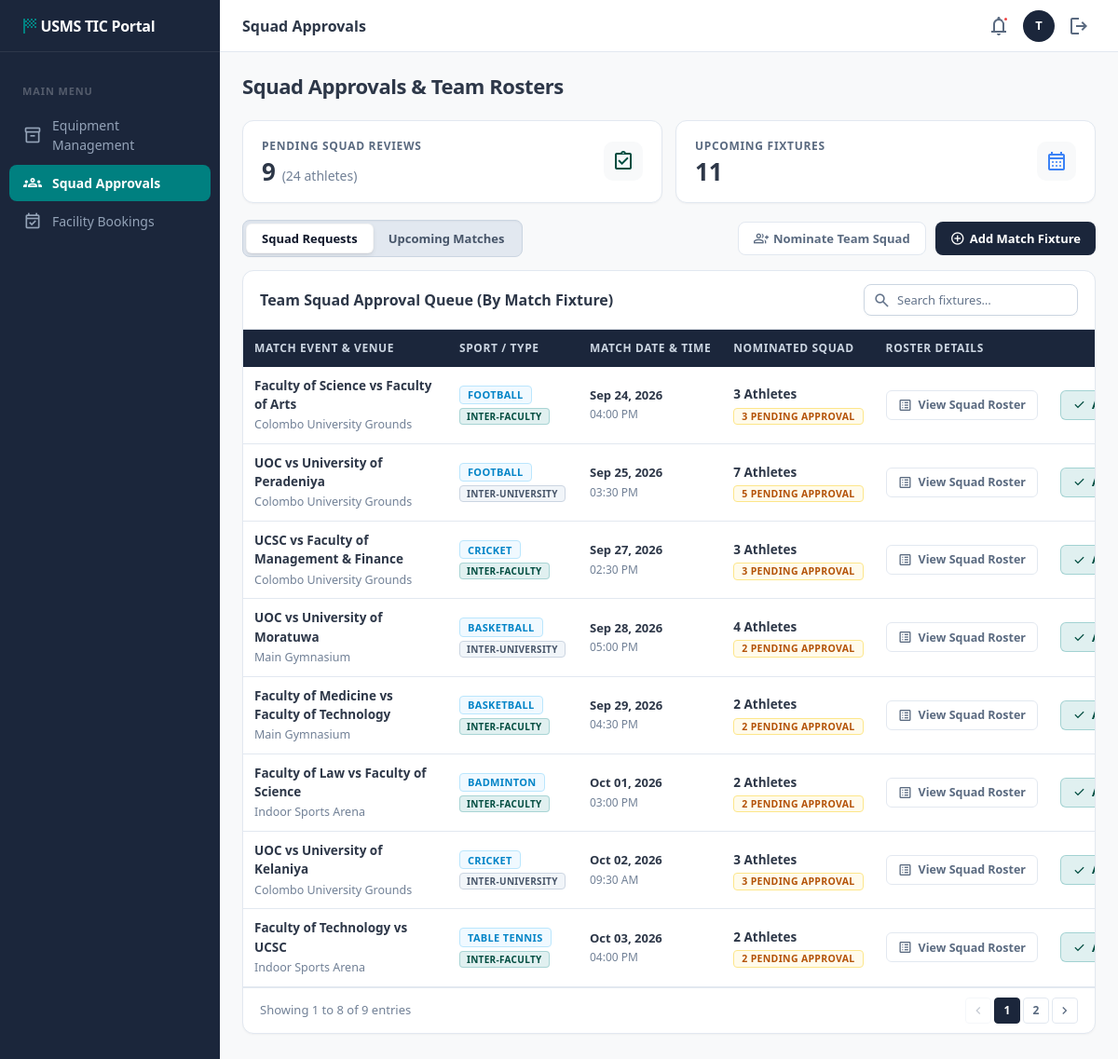
Screenshot of /views/tic_squad_approval.php (signed in) with the database file from the repository.
### tables this page shows
CREATE TABLE `fixtures` (
  `fixture_id` int(11) NOT NULL AUTO_INCREMENT,
  `sport_id` int(11) NOT NULL,
  `facility_id` int(11) NOT NULL,
  `opponent` varchar(255) NOT NULL,
  `fixture_type` enum('Inter-University','Inter-Faculty','Internal') NOT NULL DEFAULT 'Inter-University',
  `home_team` varchar(100) DEFAULT 'University of Colombo',
  `fixture_date` date NOT NULL,
  `fixture_time` time NOT NULL,
  PRIMARY KEY (`fixture_id`),
  KEY `sport_id` (`sport_id`),
  CONSTRAINT `fixtures_ibfk_1` FOREIGN KEY (`sport_id`) REFERENCES `sports` (`sport_id`)
);

CREATE TABLE `facilities` (
  `facility_id` int(11) NOT NULL AUTO_INCREMENT,
  `facility_name` varchar(100) NOT NULL,
  `type` enum('Ground','Hall') NOT NULL,
  `capacity` int(11) NOT NULL,
  `available_time_windows` varchar(255) NOT NULL,
  PRIMARY KEY (`facility_id`)
);

CREATE TABLE `sports` (
  `sport_id` int(11) NOT NULL AUTO_INCREMENT,
  `sport_name` varchar(255) NOT NULL,
  PRIMARY KEY (`sport_id`),
  UNIQUE KEY `sport_name` (`sport_name`)
);

### config/db.php (called while the page is built, shortened)
<?php
class Database {
    private static $host = '127.0.0.1';
    private static $port = '3306';
    private static $db_name = 'USMS';
    private static $username = 'root';
    private static $password = '';
    private static $conn = null;
    public static function connect() {
        if (self::$conn === null) {
            $options = [
                PDO::ATTR_ERRMODE            => PDO::ERRMODE_EXCEPTION,
                PDO::ATTR_DEFAULT_FETCH_MODE => PDO::FETCH_ASSOC,
                PDO::ATTR_EMULATE_PREPARES   => false,
            ];
            try {
                $dsn = 'mysql:host=' . self::$host . ';port=' . self::$port . ';dbname=' . self::$db_name . ';charset=utf8mb4';
                self::$conn = new PDO($dsn, self::$username, self::$password, $options);
                return self::$conn;
            } catch (PDOException $tcpException) {
                $lastError = $tcpException->getMessage();
            }
            die("Database Connection Error: " . $lastError);
        }
        return self::$conn;
    }
}

### models/Squad.php (called while the page is built, shortened)
<?php
require_once __DIR__ . '/../config/db.php';
class Squad {
    private $db;
    public function __construct() {
        $this->db = Database::connect();
    }
    public function getPendingSquadGroups() {
        $sql = "
            SELECT
                f.fixture_id,
                f.opponent,
                f.fixture_type,
                f.home_team,
                f.fixture_date,
                f.fixture_time,
                s.sport_name,
                fac.facility_name,
                COUNT(ms.athlete_id) AS total_players,
                SUM(CASE WHEN ms.tic_approval_status = 'Pending' THEN 1 ELSE 0 END) AS pending_players,
                SUM(CASE WHEN ms.tic_approval_status = 'Approved' THEN 1 ELSE 0 END) AS approved_players
            FROM fixtures f
            JOIN sports s ON f.sport_id = s.sport_id
            JOIN facilities fac ON f.facility_id = fac.facility_id
            JOIN match_squads ms ON f.fixture_id = ms.fixture_id
            GROUP BY f.fixture_id, f.opponent, f.fixture_type, f.home_team, f.fixture_date, f.fixture_time, s.sport_name, fac.facility_name
            HAVING pending_players > 0
            ORDER BY f.fixture_date ASC, f.fixture_time ASC
        ";
        $stmt = $this->db->query($sql);
        return $stmt->fetchAll();
    }
    public function getStats() {
        $totalPending = (int) $this->db->query("SELECT COUNT(*) FROM match_squads WHERE tic_approval_status = 'Pending'")->fetchColumn();
        $totalMatches = (int) $this->db->query("SELECT COUNT(*) FROM fixtures WHERE fixture_date >= CURDATE()")->fetchColumn();
        return [
            'total_pending' => $totalPending,
            'total_matches' => $totalMatches
        ];
    }
}
?>

### views/tic_squad_approval.php (the view, shortened to what this page needs)
<?php
require_once '../models/Squad.php';
$squadModel         = new Squad();
$pendingSquadGroups = $squadModel->getPendingSquadGroups();
$stats              = $squadModel->getStats();
$totalPendingPlayers = $stats['total_pending'];
$totalMatches        = $stats['total_matches'];
?>
<!DOCTYPE html>
<html lang="en">
<head>
    <link rel="stylesheet" href="../assets/css/dashboard.css">
</head>
<body class="dashboard">
<?php include 'partials/tic_sidebar.php'; ?>
<div class="main-wrapper">
    <?php include 'partials/tic_header.php'; ?>
    <div class="page-content">
        <div class="page-title-row">
            <h2 class="page-title">Squad Approvals & Team Rosters</h2>
        </div>
        <div class="grid-2">
            <div class="stat-card">
                <div>
                    <div class="stat-label">Pending Squad Reviews</div>
                    <div class="stat-value"><?= count($pendingSquadGroups) ?> <span style="font-size: 14px; font-weight: 500; color: var(--text-3);">(<?= $totalPendingPlayers ?> athletes)</span></div>
                </div>
                <div class="stat-icon">
                    <span class="material-symbols-outlined">assignment_turned_in</span>
                </div>
            </div>
            <div class="stat-card">
                <div>
                    <div class="stat-label">Upcoming Fixtures</div>
                    <div class="stat-value"><?= $totalMatches ?></div>
                </div>
                <div class="stat-icon" style="color:#3B82F6;">
                    <span class="material-symbols-outlined">calendar_month</span>
                </div>
            </div>
        </div>
        <div class="toolbar">
            <div class="tab-group">
                <button class="tab-btn active" onclick="switchTab(this,'squadTabs','tab-requests')">Squad Requests</button>
                <button class="tab-btn" onclick="switchTab(this,'squadTabs','tab-matches')">Upcoming Matches</button>
            </div>
            <div style="display:flex; gap:10px; flex-wrap:wrap;">
                <button class="btn btn-outline" onclick="openModal('nominateSquadModal')">
                    <span class="material-symbols-outlined" style="font-size:16px">group_add</span> Nominate Team Squad
                </button>
                <button class="btn btn-primary" onclick="openModal('addFixtureModal')">
                    <span class="material-symbols-outlined" style="font-size:16px">add_circle</span> Add Match Fixture
                </button>
            </div>
        </div>
        <div class="tab-content active" id="tab-requests" data-tab-group="squadTabs">
            <div class="table-card">
                <div class="table-toolbar">
                    <span class="table-title">Team Squad Approval Queue (By Match Fixture)</span>
                    <div class="table-filters">
                        <div class="search-box">
                            <input type="text" class="search-input" id="searchSquad" placeholder="Search fixtures…">
                        </div>
                    </div>
                </div>
                <div class="table-scroll">
                    <table class="data-table" id="squadTable">
                        <thead>
                            <tr>
                                <th style="min-width: 220px;">Match Event & Venue</th>
                                <th style="min-width: 140px;">Sport / Type</th>
                                <th style="min-width: 135px;">Match Date & Time</th>
                                <th style="min-width: 155px;">Nominated Squad</th>
                                <th style="min-width: 165px;">Roster Details</th>
                                <th class="text-right" style="min-width: 245px; text-align: right;">Team Actions</th>
                            </tr>
                        </thead>
                        <tbody>
                            <?php if (empty($pendingSquadGroups)): ?>
                                <tr>
                                    <td colspan="6" style="text-align: center; color: var(--text-3); padding: 36px;">
                                        <span class="material-symbols-outlined" style="font-size: 32px; display: block; margin-bottom: 6px; color:#22C55E;">check_circle</span>
                                        No pending team squads requiring approval at this time.
                                    </td>
                                </tr>
                            <?php else: ?>
                                <?php foreach ($pendingSquadGroups as $sq): ?>
                                <tr>
                                    <td>
                                        <span class="cell-main" style="font-size: 13.5px; font-weight: 700;">
                                            <?php if (($sq['fixture_type'] ?? '') === 'Inter-Faculty'): ?>
                                                <?= htmlspecialchars($sq['home_team'] ?? 'Faculty') ?> vs <?= htmlspecialchars($sq['opponent']) ?>
                                            <?php else: ?>
                                                UOC vs <?= htmlspecialchars($sq['opponent']) ?>
                                            <?php endif; ?>
                                        </span>
                                        <span class="cell-sub" style="font-size: 12.5px; margin-top: 3px;"><?= htmlspecialchars($sq['facility_name']) ?></span>
                                    </td>
                                    <td>
                                        <div style="display: flex; flex-direction: column; gap: 4px; align-items: flex-start;">
                                            <span class="badge badge-info" style="font-size: 11px; padding: 2.5px 8px; border-radius: 4px; font-weight: 700;"><?= htmlspecialchars($sq['sport_name']) ?></span>
                                            <span class="badge <?= ($sq['fixture_type'] === 'Inter-Faculty') ? 'badge-ok' : 'badge-subtle' ?>" style="font-size: 10px; padding: 2px 7px; border-radius: 4px; font-weight: 600; text-transform: uppercase;">
                                                <?= htmlspecialchars($sq['fixture_type']) ?>
                                            </span>
                                        </div>
                                    </td>
                                    <td>
                                        <span class="cell-main" style="font-size: 13px; font-weight: 600;"><?= date('M d, Y', strtotime($sq['fixture_date'])) ?></span>
                                        <span class="cell-sub" style="font-size: 12px; margin-top: 2px;"><?= date('h:i A', strtotime($sq['fixture_time'])) ?></span>
                                    </td>
                                    <td>
                                        <div style="display: flex; flex-direction: column; gap: 4px; align-items: flex-start;">
                                            <span style="font-weight: 700; font-size: 13.5px; color: var(--text);"><?= $sq['total_players'] ?> Athletes</span>
                                            <span class="badge badge-warn" style="font-size: 10.5px; padding: 2px 8px; border-radius: 4px; font-weight: 700;">
                                                <?= $sq['pending_players'] ?> Pending Approval
                                            </span>
                                        </div>
                                    </td>
                                    <td>
                                        <button type="button" class="btn btn-outline btn-sm" onclick="showRosterModal(<?= $sq['fixture_id'] ?>, '<?= htmlspecialchars(addslashes($sq['opponent'])) ?>', '<?= htmlspecialchars(addslashes($sq['sport_name'])) ?>')">
                                            <span class="material-symbols-outlined" style="font-size:16px;">list_alt</span> View Squad Roster
                                        </button>
                                    </td>
                                    <td class="text-right">
                                        <div class="cell-actions" style="display: flex; gap: 8px; justify-content: flex-end; align-items: center; white-space: nowrap;">
                                            <form action="../controllers/TicController.php?action=approve_fixture_squad" method="POST" style="margin: 0; display: inline;">
                                                <button type="submit" class="btn btn-success btn-sm" onclick="return USMS.confirmForm(event, this, 'Approve the entire nominated squad for this match?')">
                                                    <span class="material-symbols-outlined" style="font-size:15px;">check</span> Approve Squad
                                                </button>
                                            </form>
                                        </div>
                                    </td>
                                </tr>
                                <?php endforeach; ?>
                            <?php endif; ?>
                        </tbody>
                    </table>
                </div>
                <div class="pagination">
                    <span>Showing <?= count($pendingSquadGroups) ?> fixtures</span>
                    <div class="page-btns"></div>
                </div>
            </div>
        </div>
    </div>
</div>
</body>
</html>

### rows the page displays
fixtures: home_team "Faculty of Science", opponent "Faculty of Arts", facility.facility_name "Colombo University Grounds", sport.sport_name "FOOTBALL", fixture_type "INTER-FACULTY", fixture_date "Sep 24, 2026", fixture_time "04:00 PM", total_players "3", pending_players "3"
fixtures: opponent "University of Peradeniya", facility.facility_name "Colombo University Grounds", sport.sport_name "FOOTBALL", fixture_type "INTER-UNIVERSITY", fixture_date "Sep 25, 2026", fixture_time "03:30 PM", total_players "7", pending_players "5"
fixtures: home_team "UCSC", opponent "Faculty of Management & Finance", facility.facility_name "Colombo University Grounds", sport.sport_name "CRICKET", fixture_type "INTER-FACULTY", fixture_date "Sep 27, 2026", fixture_time "02:30 PM", total_players "3", pending_players "3"
fixtures: opponent "University of Moratuwa", facility.facility_name "Main Gymnasium", sport.sport_name "BASKETBALL", fixture_type "INTER-UNIVERSITY", fixture_date "Sep 28, 2026", fixture_time "05:00 PM", total_players "4", pending_players "2"
fixtures: home_team "Faculty of Medicine", opponent "Faculty of Technology", facility.facility_name "Main Gymnasium", sport.sport_name "BASKETBALL", fixture_type "INTER-FACULTY", fixture_date "Sep 29, 2026", fixture_time "04:30 PM", total_players "2", pending_players "2"
fixtures: home_team "Faculty of Law", opponent "Faculty of Science", facility.facility_name "Indoor Sports Arena", sport.sport_name "BADMINTON", fixture_type "INTER-FACULTY", fixture_date "Oct 01, 2026", fixture_time "03:00 PM", total_players "2", pending_players "2"
fixtures: opponent "University of Kelaniya", facility.facility_name "Colombo University Grounds", sport.sport_name "CRICKET", fixture_type "INTER-UNIVERSITY", fixture_date "Oct 02, 2026", fixture_time "09:30 AM", total_players "3", pending_players "3"
fixtures: home_team "Faculty of Technology", opponent "UCSC", facility.facility_name "Indoor Sports Arena", sport.sport_name "TABLE TENNIS", fixture_type "INTER-FACULTY", fixture_date "Oct 03, 2026", fixture_time "04:00 PM", total_players "2", pending_players "2"

### other values shown
$pageTitle "Squad Approvals"
substr($headerUsername, 0, 1) "T"
count($pendingSquadGroups) "9"
$totalPendingPlayers "24"
$totalMatches "11"
